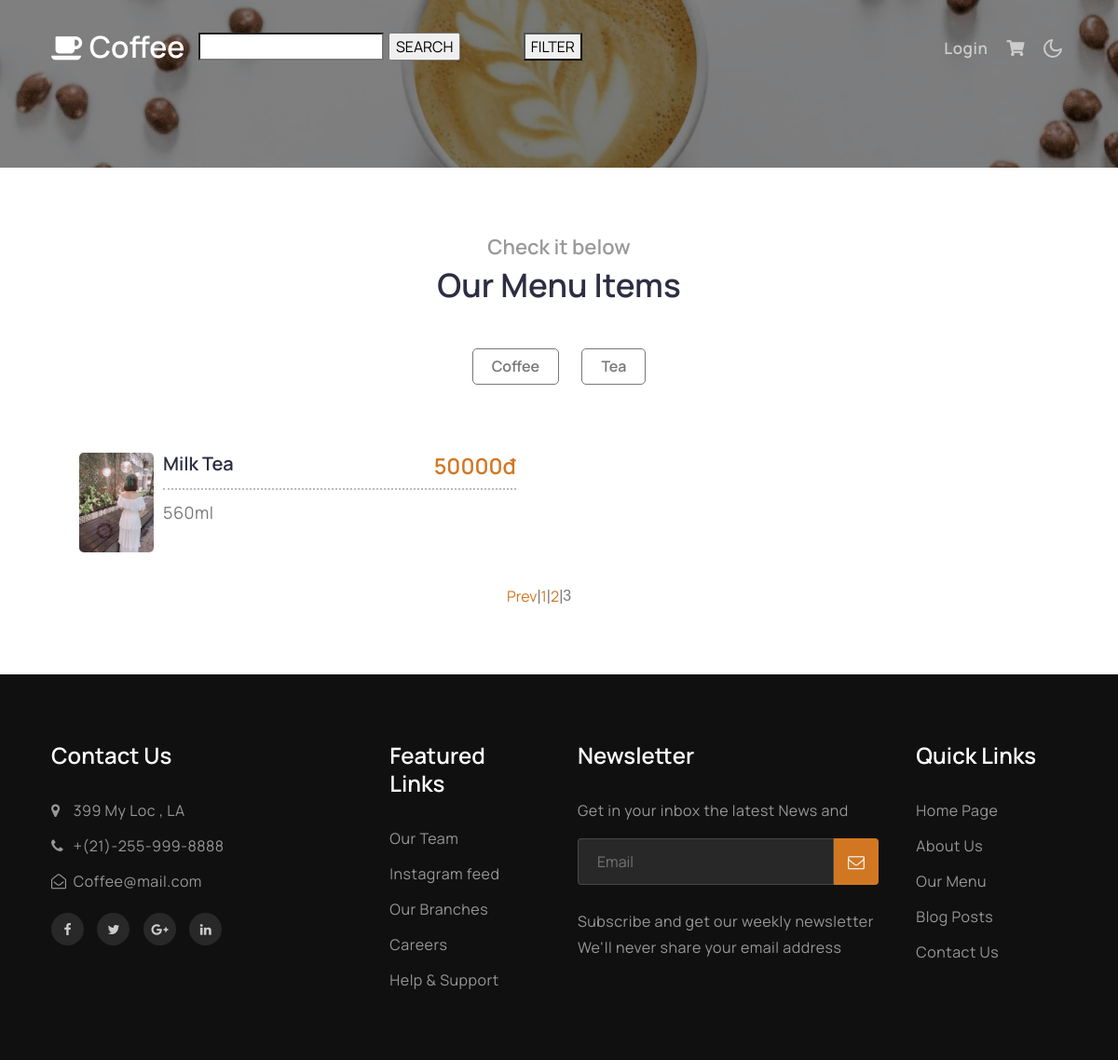
/nhom2/menu.php?page=3, run on the app's committed database.
### tables this page shows
CREATE TABLE `sanpham` (
  `masp` varchar(30) NOT NULL,
  `tensp` varchar(22) NOT NULL,
  `hinhanh` varchar(50) NOT NULL,
  `gia` double NOT NULL,
  `dungtich` varchar(22) NOT NULL,
  `matl` varchar(22) NOT NULL,
  `soluong` int(10) NOT NULL,
  `id` int(11) NOT NULL
);

### nhom2/xuly/phantrang.php (shortened to what this page needs)
<?php
        $conn=mysqli_connect("localhost","root","","trasua");
        $current_page = isset($_GET['page']) ? $_GET['page'] : 1;
        $limit = 6;
        $start = ($current_page - 1) * $limit;
        if(empty($_GET['keyword'])){
        if(isset($_GET['search'])&&empty($_GET['giabd'])&&empty($_GET['giaden'])){
            $tim = $_GET['search'];
            $cur="SELECT * FROM sanpham where tensp LIKE '%$tim%' OR matl LIKE '%$tim%' LIMIT $start, $limit ";
            $result1 = mysqli_query($conn, $cur);
        }else
        if(isset($_GET['giabd'])&&isset($_GET['giaden'])&&empty($_GET['search'])){
            $bd=$_GET['giabd'];
            $kt=$_GET['giaden'];
            $cur="SELECT * FROM sanpham where gia between '$bd' and '$kt' LIMIT $start, $limit ";
            $result1 = mysqli_query($conn, $cur);
        }else
        if(isset($_GET['giabd'])&&isset($_GET['giaden'])&&isset($_GET['search'])){
            $se=$_GET['search'];
            $bd=$_GET['giabd'];
            $kt=$_GET['giaden'];
            $cur="SELECT * FROM `sanpham` WHERE matl = '$se' AND gia >='$bd' AND gia <= '$kt' LIMIT $start, $limit ";
            $result1 = mysqli_query($conn, $cur);
        }
        else
        $result1 = mysqli_query($conn, "SELECT * FROM sanpham  LIMIT $start, $limit");
        }else {
            $s=$_GET['keyword'];
            $cur="SELECT * FROM sanpham WHERE tensp LIKE '%$s%' LIMIT $start, $limit";
            $result1 = mysqli_query($conn, $cur);
        }
        ?>
<div>
    <?php
        if($result1!=NULL)
            while ($row = mysqli_fetch_assoc($result1)):
                echo'
                <div class="menu-item" onclick="document.getElementById(\'id04-'.$row['masp'].'\'  ).style.display=\'block\';">
                <img src="' .$row['hinhanh']. '" alt="" class="radius-image img-fluid">
                <div>
                    <div class="row border-dot no-gutters">
                        <div class="col-8 menu-item-name">
                            <h6>' .$row['tensp']. '</h6>
                        </div>
                        <div class="col-4 menu-item-price text-right">
                            <h6>'.$row['gia'].'đ</h6>
                        </div>
                    </div>
                    <div class="menu-item-description">
                        <p>'.$row['dungtich'].'</p>
                    </div>
                </div>
                </div>
                <div id="masp'.$row['masp'].'" class="id04" >
                    '.$row['masp'].'
                </div>
                <div id=\'id04-'.$row['masp'].'\' class="modal">
                <img src="' .$row['hinhanh']. '" alt="Avatar" class="avatar">
                <span onclick="document.getElementById(\'id04-'.$row['masp'].'\').style.display=\'none\'" class="close"
                    title="Close Modal">&times;</span>
                <h2 style="text-align: center;color: #d17721;">' .$row['tensp']. '</h2>
                <label for="uname"><b>Thể tích : ' .$row['dungtich']. '</b></label>
                            <h6>'.$row['gia'].'đ</h6>
                    <b>Quantity :<input style="width: 100px;" type="text" class= "pqty" value=' .$row['soluong'] .'></b>
            <input type="hidden" class="pid" value='.$row['id'].'">
            <input type="hidden" class="pname" value='.$row['tensp'].'>
            <input type="hidden" class="pprice" value='.$row['gia'].'>
            <input type="hidden" class="pimage" value='.$row['hinhanh'].'>
            <input type="hidden" class="pcode" value='.$row['masp'].'>
    </div>';
                endwhile;
                else echo 'Data not found'
            ?>
</div>

### nhom2/assets/css/mystyle.css (style rules this page uses)
body { font-family: Arial, Helvetica, sans-serif; }
.menu-item { margin: 35px 30px; font-size: 18px; display: grid; grid-template-columns: 80px 1fr; grid-gap: 10px; width: 43%; float: left; }

### data on the page
sanpham: hinhanh (picture), tensp "Milk Tea", gia "50000", dungtich "560ml"
